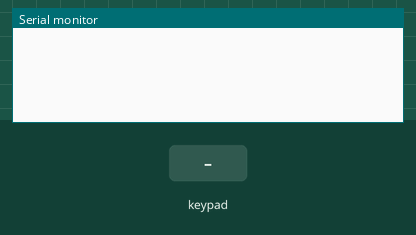
Recording of a sketch running on a simulated Arduino Uno, built with avr-gcc and run on an emulated ATmega328P. Parts: the last lines printed to the serial monitor. Wiring (inferred from the names in the program): 4×4 keypad with keys 1 2 3 A 4 5 6 B 7 8 9 C * 0 # D: rows pin 11, pin 10, pin 9, pin 8; columns pin 7, pin 6, pin 5, pin 4. Inputs (shaded band) come from the test bench.

Above: at 1.2 s.
1.3 s: key '1' pressed
At 2.7 s:
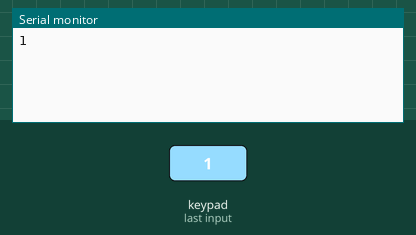
3.0 s: keypad keys 1 1 1 0 9 8 # pressed 0.4 s apart
At 6.0 s:
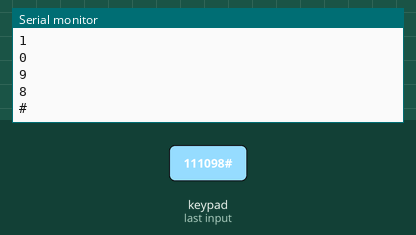
7.3 s: key 'A' pressed
At 8.6 s:
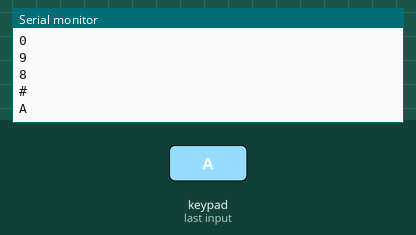
9.0 s: keypad keys 1 1 1 0 9 8 * pressed 0.4 s apart
At 12.9 s:
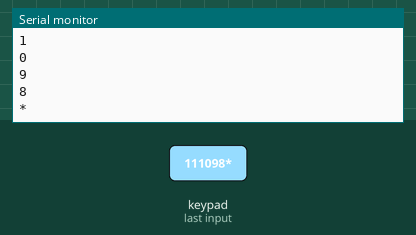
13.3 s: key 'B' pressed
At 14.4 s:
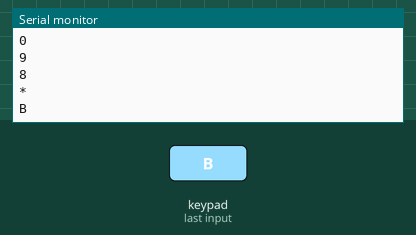
15.0 s: keypad keys 1 1 1 0 9 8 D pressed 0.4 s apart
At 18.7 s:
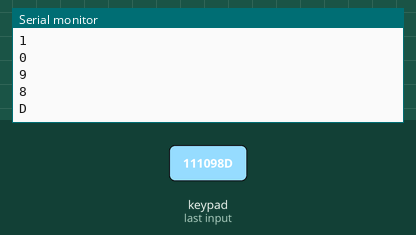
Timing chart, 0 to 20.2 s (numbered marks = the images above; inputs shaded):
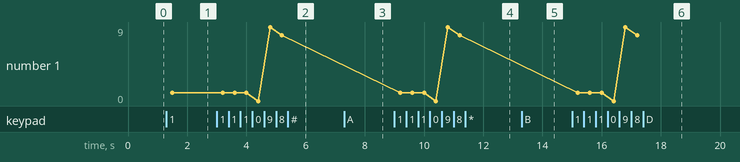

The sketch:

part_2.ino
```cpp
/**
 * This program scans a 4x4 keypad and prints the pressed key to the serial monitor.
 *
 * Work Packages 3: Exercise 3 - KEYBOARD SCANNING
 * DIT633 Development of embedded and Real-Time Systems
 *
 * Authors: William Andersson, Joshua Chiu Falck, Adam Faundez Laurokari, 2024
 * Group: 1
 * Submission code: 362789
 **/

// Matrix for characters for the 4x4 keypad
char char_matrix[4][4] = {
    {'1', '2', '3', 'A'},
    {'4', '5', '6', 'B'},
    {'7', '8', '9', 'C'},
    {'*', '0', '#', 'D'}};

int row_pins[4] = {11, 10, 9, 8};  // Pins for the rows
int col_pins[4] = {7, 6, 5, 4};    // Pins for the columns

void setup() {
    Serial.begin(9600);                      // Start serial communication
    for (int i = 0; i < 4; i++) {            // Loop through each row and column:
        pinMode(row_pins[i], OUTPUT);        // Set row pins to OUTPUT
        digitalWrite(row_pins[i], HIGH);     // Set row pins to HIGH
        pinMode(col_pins[i], INPUT_PULLUP);  // Set column pins to INPUT_PULLUP
    }
}

void loop() {
    char key = get_key();     // Get the key from the keypad
    if (key != '\0') {        // If a key is pressed:
        Serial.println(key);  // Print the key to the serial monitor
    }
}

char get_key() {
    char key = '\0';  // Initialize key to NULL character

    for (int i = 0; i < 4; i++) {        // Scan each row
        digitalWrite(row_pins[i], LOW);  // Set row pin to LOW

        for (int j = 0; j < 4; j++) {  // Read each column pin

            if (digitalRead(col_pins[j]) == LOW) {  // If the button is pressed:
                key = char_matrix[i][j];            // Get the key from the matrix
                delay(200);                         // Debounce delay
            }
        }

        digitalWrite(row_pins[i], HIGH);  // Set row pin back to HIGH
    }

    return key;  // Return the pressed key
}
```

Measured:
- after the input at 1.3 s, the serial monitor: prints a new line after 0.20 s (image 1)
- after the input at 3.0 s, the serial monitor: prints a new line after 1.4 s (image 2)
- after the input at 7.3 s, the serial monitor: prints a new line after 0.20 s (image 3)
- after the input at 9.0 s, the serial monitor: prints a new line after 0.20 s (image 4)
- after the input at 13.3 s, the serial monitor: prints a new line after 0.20 s (image 5)
- after the input at 15.0 s, the serial monitor: prints a new line after 0.20 s (image 6)
- plotted number 1: 1 → 8 after the input at 3.0 s
